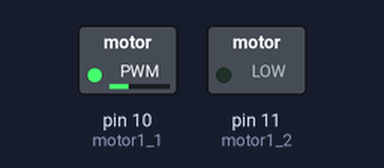
Simulated run of this sketch. Board: Arduino Uno, built with avr-gcc and run on an emulated ATmega328P. On the bench: switched loads named in the sketch (green lamp = pin HIGH).

Above: at 0.1 s.
Timing chart, 0 to 1.6 s (numbered marks = the images above):
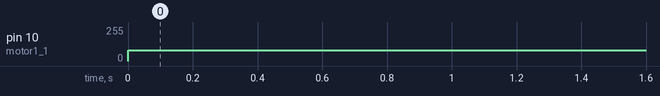

Measured:
- by itself, pin 10 (motor1_1): 0/255 → 80/255 at 0.00 s

The sketch:

DCmotor1.ino
```cpp
int motor1_1 =10;               //直流电机接口(IN1)
int motor1_2 =11 ;            //直流电机接口(IN2)
void setup()
{
  pinMode(motor1_1 ,OUTPUT);         // PIN10
  pinMode(motor1_2,OUTPUT);         // PIN 11
}
void run(int time)     // 前进
{
    analogWrite(motor1_1 ,80);//PWM比例0~255调速，左右轮差异略增减
    analogWrite(motor1_2,0);
}
void loop()
{
  run(10);        //前进
}
```
